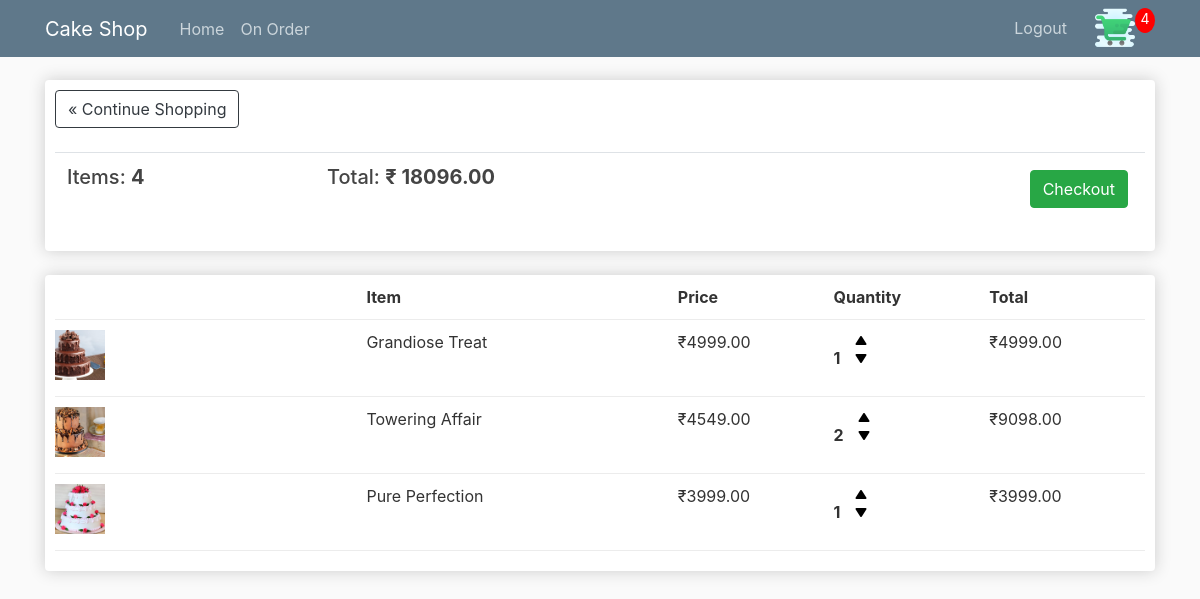
The app's page /cart/ (signed in), older data.
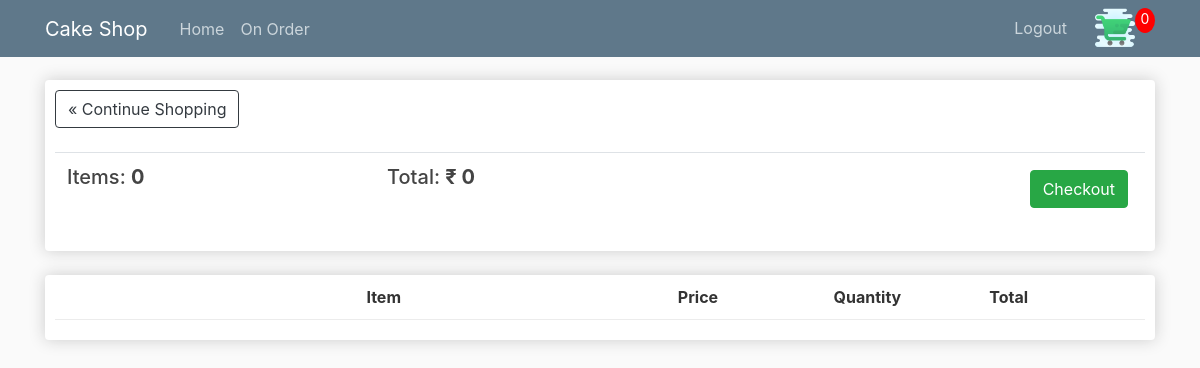
The same page, newer data.
### store/models.py (models this page shows, shortened)
class Order(models.Model):
    customer = models.ForeignKey(Customer, on_delete=models.CASCADE)
    date_ordered = models.DateTimeField(default=timezone.now)
    complete = models.BooleanField(default=False)
    transaction_id = models.CharField(max_length=100, null=True)
    @property
    def get_cart_total(self):
        orderitems = self.orderitem_set.all()
        total = sum([item.get_total for item in orderitems])
        return total
    @property
    def get_cart_items(self):
        orderitems = self.orderitem_set.all()
        totalquantity = sum([item.quantity for item in orderitems])
        return totalquantity

class OrderItem(models.Model):
    product = models.ForeignKey(
        ProductDetail, on_delete=models.SET_NULL, null=True, blank=True)
    order = models.ForeignKey(Order, on_delete=models.SET_NULL, null=True)
    quantity = models.IntegerField(default=0, null=True, blank=True)
    date_added = models.DateTimeField(default=timezone.now)
    @property
    def get_total(self):
        total = self.product.price * self.quantity
        return total

class ProductDetail(models.Model):
    name = models.CharField(max_length = 50)
    egg = models.BooleanField(default = True)
    image = models.ImageField(default='default.jpg',
                              upload_to='product_images')
    price = models.DecimalField(max_digits=6, decimal_places=2,default = 199)

### store/views.py (the view)
# urls.py: path('cart/',views.cart, name='cart'),
def cart(request):
    if request.user.is_authenticated:
        customer = request.user.customer
        order, created = Order.objects.get_or_create(
            customer=customer, complete=False)
        items = order.orderitem_set.all()
        cartItems = order.get_cart_items
        print('Hedello')
    else:
        print('Hello')
        items = []
        order = {'get_cart_total': 0, 'get_cart_items': 0}
        cartItems = order['get_cart_items']
    context = {'items': items, 'order': order, 'cartItems': cartItems,'title': 'Cart'}
    return render(request, 'store/cart.html', context)

### templates/store/cart.html
{% extends 'base.html' %} {% load static %} {% block content %}
<div class="row">
  <div class="col-lg-12">
    <div class="box-element">
      <a class="btn btn-outline-dark" href="{% url 'store-home' %}"
        >&laquo; Continue Shopping</a
      >
      <br />
      <br />
      <table class="table">
        <tr>
          <th>
            <h5>Items: <strong>{{ order.get_cart_items }}</strong></h5>
          </th>
          <th>
            <h5>Total: <strong>&#x20B9; {{ order.get_cart_total }}</strong></h5>
          </th>
          <th>
            <a
              style="float: right; margin: 5px;"
              class="btn btn-success"
              href="{% url 'checkout' %}"
              >Checkout</a
            >
          </th>
        </tr>
      </table>
    </div>
    <br />
    <div class="box-element">
      <div class="cart-row">
        <div style="flex: 2;"></div>
        <div style="flex: 2;"><strong>Item</strong></div>
        <div style="flex: 1;"><strong>Price</strong></div>
        <div style="flex: 1;"><strong>Quantity</strong></div>
        <div style="flex: 1;"><strong>Total</strong></div>
      </div>
      {% for item in items %}
      <div class="cart-row">
        <div style="flex: 2;">
          <img class="row-image" src="{{ item.product.image.url }}" alt="" />
        </div>
        <div style="flex: 2;">{{ item.product.name }}</div>
        <div style="flex: 1;">&#x20B9;{{ item.product.price }}</div>
        <div style="flex: 1;">
          <p class="quantity">{{ item.quantity }}</p>
          <div class="quantity">
            <img
              data-product="{{ item.product.id }}"
              data-action="add"
              class="chg-quantity update-cart"
              src="{% static  'images/up_arrow.png' %}"
            />
            <img
              data-product="{{ item.product.id }}"
              data-action="remove"
              class="chg-quantity update-cart"
              src="{% static  'images/down_arrow.png' %}"
            />
          </div>
        </div>
        <div style="flex: 1;">&#x20B9;{{ item.get_total }}</div>
      </div>
      {% endfor %}
    </div>
  </div>
</div>
{% endblock content %}

Row changes from the older to the newer data that the page shows:
no longer on this page (row edited): Order: get_cart_items "4", get_cart_total "18096.00"
no longer on this page (row edited): OrderItem: product.image (picture), product.name "Grandiose Treat", product.price "4999.00", quantity "1", get_total "4999.00"
no longer on this page (row edited): OrderItem: product.image (picture), product.name "Towering Affair", product.price "4549.00", quantity "2", get_total "9098.00"
no longer on this page (row unchanged): OrderItem: product.image (picture), product.name "Pure Perfection", product.price "3999.00", quantity "1", get_total "3999.00"
added Order: get_cart_items "0", get_cart_total "0"
Text that changed along with them:
{{ cartItems }}: "4" → "0"
